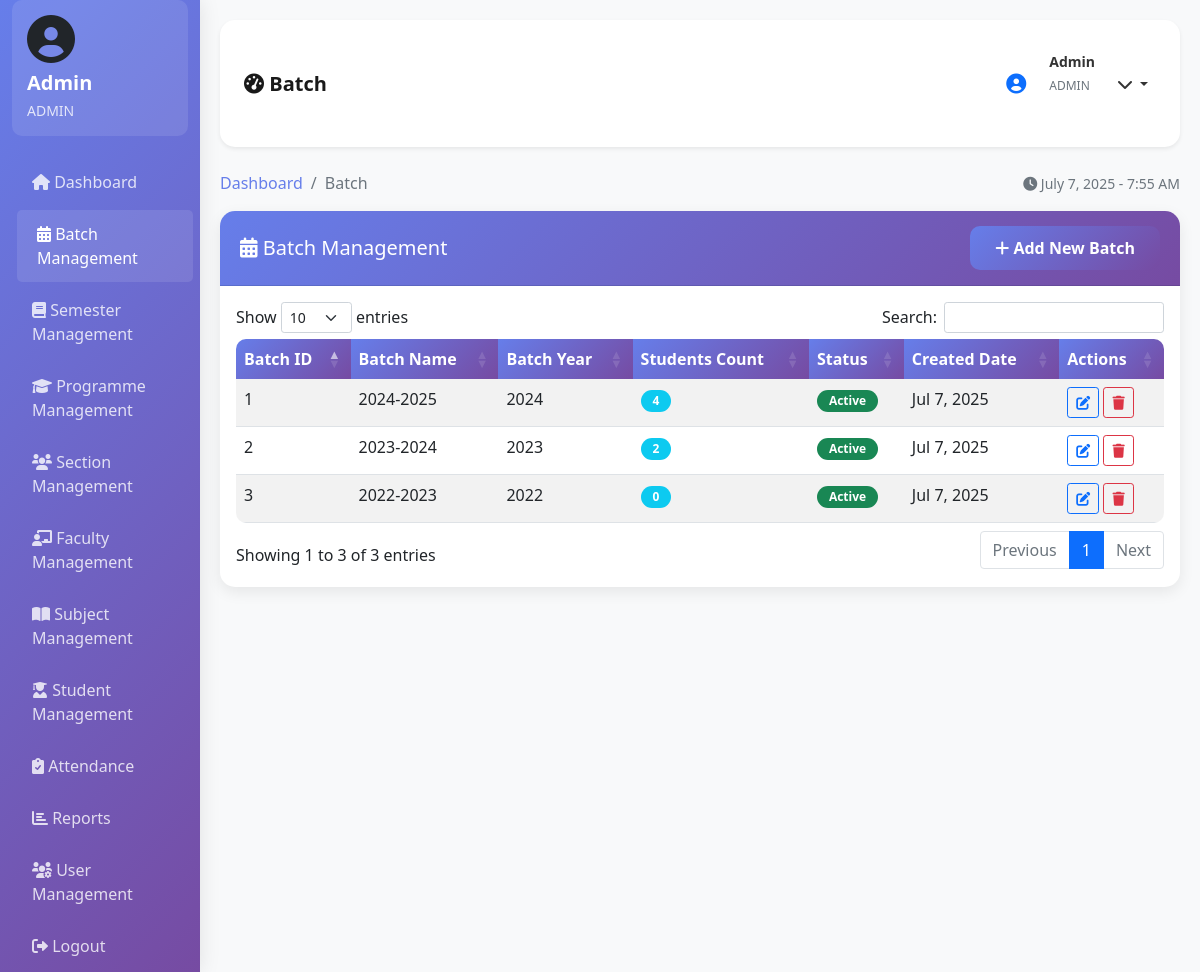
Screenshot of /dashboard.php?page=batch (signed in) with the database file from the repository.
### tables this page shows
CREATE TABLE batch (
    batch_id INT PRIMARY KEY AUTO_INCREMENT,
    batch_name VARCHAR(100) NOT NULL,
    batch_year YEAR NOT NULL,
    status ENUM('active', 'inactive') DEFAULT 'active',
    created_at TIMESTAMP DEFAULT CURRENT_TIMESTAMP
);

### batch.php (the view, shortened to what this page needs)
<?php
global $conn;
$stmt = mysqli_prepare($conn, "SELECT b.*,
                              (SELECT COUNT(*) FROM students s WHERE s.batch_id = b.batch_id) as student_count
                              FROM batch b ORDER BY b.batch_year DESC, b.batch_name");
mysqli_stmt_execute($stmt);
$batches = mysqli_stmt_get_result($stmt);
?>
<div class="row">
    <div class="col-md-12">
        <div class="card">
            <div class="card-header d-flex justify-content-between align-items-center">
                <h5 class="mb-0"><i class="fas fa-calendar-alt"></i> Batch Management</h5>
                <button type="button" class="btn btn-primary" data-bs-toggle="modal" data-bs-target="#addBatchModal">
                    <i class="fas fa-plus"></i> Add New Batch
                </button>
            </div>
            <div class="card-body">
                <div class="table-responsive">
                    <table class="table table-striped data-table">
                        <thead>
                            <tr>
                                <th>Batch ID</th>
                                <th>Batch Name</th>
                                <th>Batch Year</th>
                                <th>Students Count</th>
                                <th>Status</th>
                                <th>Created Date</th>
                                <th>Actions</th>
                            </tr>
                        </thead>
                        <tbody>
                            <?php while ($batch = mysqli_fetch_assoc($batches)): ?>
                            <tr>
                                <td><?php echo $batch['batch_id']; ?></td>
                                <td><?php echo htmlspecialchars($batch['batch_name']); ?></td>
                                <td><?php echo $batch['batch_year']; ?></td>
                                <td>
                                    <span class="badge bg-info"><?php echo $batch['student_count']; ?></span>
                                </td>
                                <td>
                                    <span class="badge <?php echo $batch['status'] == 'active' ? 'bg-success' : 'bg-secondary'; ?>">
                                        <?php echo ucfirst($batch['status']); ?>
                                    </span>
                                </td>
                                <td><?php echo date('M j, Y', strtotime($batch['created_at'])); ?></td>
                                <td>
                                    <button type="button" class="btn btn-sm btn-outline-primary"
                                            onclick="editBatch(<?php echo htmlspecialchars(json_encode($batch)); ?>)">
                                        <i class="fas fa-edit"></i>
                                    </button>
                                    <button type="button" class="btn btn-sm btn-outline-danger"
                                            onclick="deleteBatch(<?php echo $batch['batch_id']; ?>, '<?php echo htmlspecialchars($batch['batch_name']); ?>')">
                                        <i class="fas fa-trash"></i>
                                    </button>
                                </td>
                            </tr>
                            <?php endwhile; ?>
                        </tbody>
                    </table>
                </div>
            </div>
        </div>
    </div>
</div>

### dashboard.php (style rules this page uses)
body { background-color: #f8f9fa; font-family: 'Segoe UI', Tahoma, Geneva, Verdana, sans-serif; }
.card { border: none; border-radius: 15px; box-shadow: 0 5px 15px rgba(0, 0, 0, 0.08); transition: transform 0.3s ease; }
.card-header { background: linear-gradient(135deg, #667eea 0%, #764ba2 100%); color: white; border-radius: 15px 15px 0 0 !important; padding: 15px 20px; }
.btn-primary { background: linear-gradient(135deg, #667eea 0%, #764ba2 100%); border: none; border-radius: 10px; padding: 10px 25px; font-weight: 600; transition: all 0.3s ease; }
.table { border-radius: 10px; overflow: hidden; background: white; }
.table thead th { background: linear-gradient(135deg, #667eea 0%, #764ba2 100%); color: white; border: none; font-weight: 600; }
.badge { border-radius: 20px; padding: 5px 12px; }

### rows the page displays
batch: batch_id "1", batch_name "2024-2025", batch_year "2024", student_count "4", status "Active", created_at "Jul 7, 2025"
batch: batch_id "2", batch_name "2023-2024", batch_year "2023", student_count "2", status "Active", created_at "Jul 7, 2025"
batch: batch_id "3", batch_name "2022-2023", batch_year "2022", student_count "0", status "Active", created_at "Jul 7, 2025"

### other values shown
$username "Admin"
$user_type "ADMIN"
str_replace('_', ' ', $current_page) "Batch"
